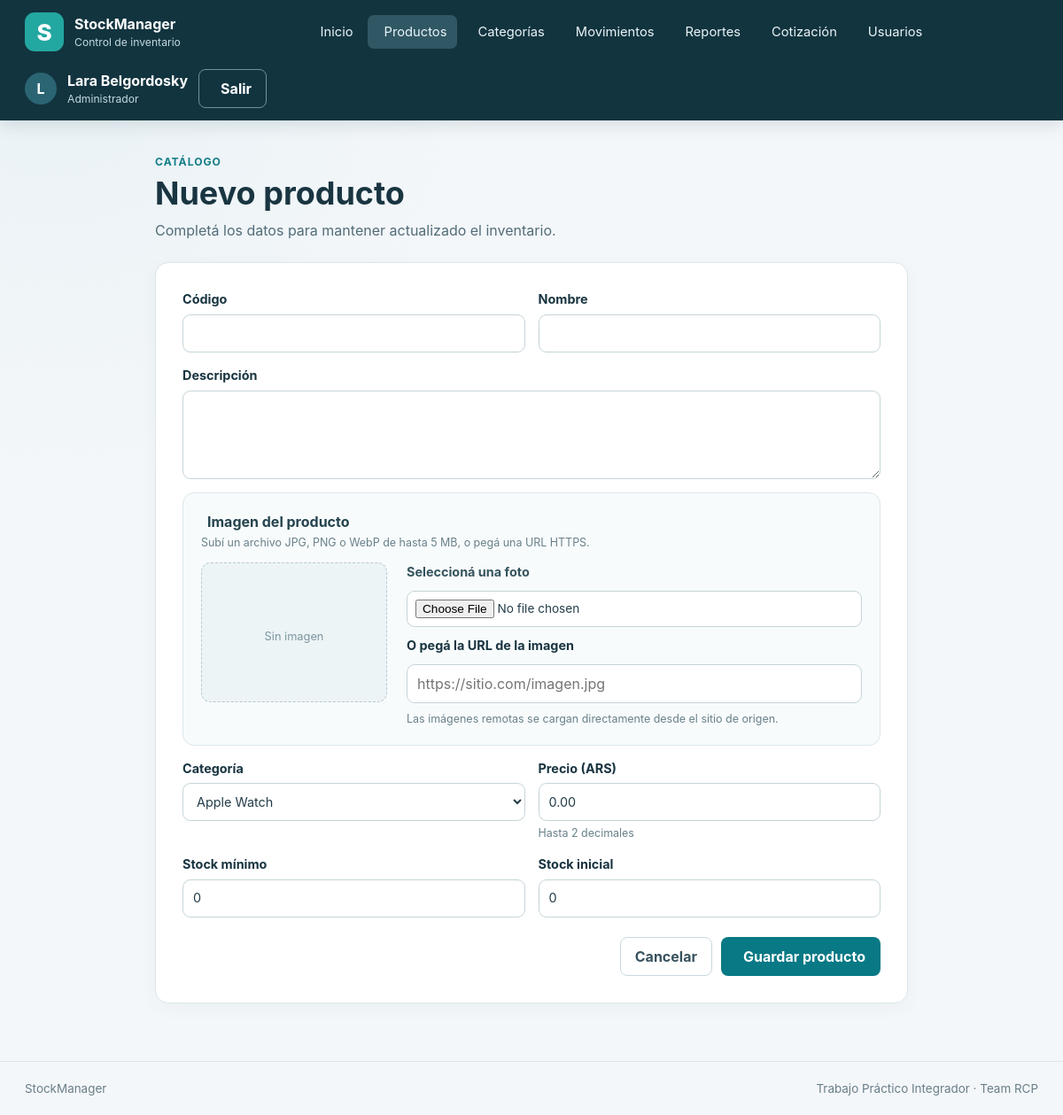
/productos/nuevo (signed in), run on the app's committed database.
### app/models.py (models this page shows)
class Usuario(db.Model):
    __tablename__ = "usuarios"
    __table_args__ = (
        db.Index(
            "idx_usuarios_correo_google",
            "correo_google",
            unique=True,
            sqlite_where=db.text("correo_google IS NOT NULL"),
        ),
        db.Index(
            "idx_usuarios_google_sub",
            "google_sub",
            unique=True,
            sqlite_where=db.text("google_sub IS NOT NULL"),
        ),
    )
    id = db.Column(db.Integer, primary_key=True)
    nombre = db.Column(db.Text, nullable=False)
    usuario = db.Column(db.Text, nullable=False, unique=True)
    password_hash = db.Column(db.Text, nullable=False)
    correo_google = db.Column(db.Text(collation="NOCASE"))
    google_sub = db.Column(db.Text)
    rol_id = db.Column(db.Integer, db.ForeignKey("roles.id", ondelete="RESTRICT"), nullable=False)
    activo = db.Column(db.Integer, nullable=False, default=1)
    creado_en = db.Column(db.Text, nullable=False, server_default=db.text("(strftime('%Y-%m-%dT%H:%M:%fZ', 'now'))"))
    rol = db.relationship("Rol")

class Rol(db.Model):
    __tablename__ = "roles"
    id = db.Column(db.Integer, primary_key=True)
    nombre = db.Column(db.Text, nullable=False, unique=True)
    descripcion = db.Column(db.Text, nullable=False)

### app/productos/routes.py (the view, shortened to what this page needs)
@bp.route("/nuevo", methods=["GET", "POST"])
@administrador_requerido
def nuevo():
    return render_template("productos/formulario.html", producto=None, categorias=_categorias())

### app/productos/routes.py (called while the page is built)
def _categorias():
    return db.session.scalars(select(Categoria).where(Categoria.activa == 1).order_by(Categoria.nombre)).all()

### app/security.py (called while the page is built)
def csrf_token() -> str:
    if "csrf_token" not in session:
        session["csrf_token"] = secrets.token_urlsafe(32)
    return session["csrf_token"]

def validar_csrf() -> None:
    if request.method in {"POST", "PUT", "PATCH", "DELETE"}:
        actual = session.get("csrf_token", "")
        recibido = request.form.get("csrf_token", "")
        if not actual or not recibido or not hmac.compare_digest(actual, recibido):
            abort(400, description="Token CSRF inválido. Volvé a cargar el formulario.")

def login_requerido(func):
    @wraps(func)
    def wrapper(*args, **kwargs):
        if g.usuario is None:
            return redirect(url_for("auth.login"))
        return func(*args, **kwargs)
    return wrapper

def administrador_requerido(func):
    @wraps(func)
    @login_requerido
    def wrapper(*args, **kwargs):
        if g.usuario.rol.nombre != "administrador":
            abort(403)
        return func(*args, **kwargs)
    return wrapper

### app/templates/productos/formulario.html (shortened to what this page needs)
{% extends 'base.html' %}
{% block contenido %}
<section class="form-page">
  <div class="page-heading">
    <div>
      <p class="eyebrow">Catálogo</p>
      <h1>{{ 'Editar' if producto else 'Nuevo' }} producto</h1>
      <p class="page-lead">Completá los datos para mantener actualizado el inventario.</p>
    </div>
  </div>
  <div class="panel form-panel">
    {% if not categorias %}
    <div class="empty-state">
      <p>Primero necesitás crear una <a class="text-link" href="{{ url_for('categorias.listar') }}">categoría
          activa</a>.</p>
    </div>
    {% else %}
    <form method="post" class="form-grid" enctype="multipart/form-data">
      <label>Código
        <input name="codigo" maxlength="40" value="{{ producto.codigo if producto else '' }}" required>
      </label>
      <label>Nombre
        <input name="nombre" maxlength="120" value="{{ producto.nombre if producto else '' }}" required>
      </label>
      <label class="field-span">Descripción
        <textarea name="descripcion" maxlength="500">{{ producto.descripcion or '' if producto else '' }}</textarea>
      </label>
      <div class="field-span image-upload-field">
        <div>
          <h2 class="form-section-title"> Imagen del producto</h2>
          <p class="field-hint">Subí un archivo JPG, PNG o WebP de hasta 5 MB, o pegá una URL HTTPS.</p>
        </div>
        <div class="image-upload-layout">
          <div class="image-preview" id="image-preview">
            {% if producto and producto.imagen %}
            <img src="{{ producto.imagen if producto.imagen.startswith('https://') else url_for('static', filename=producto.imagen) }}" alt="Imagen actual de {{ producto.nombre }}">
            {% else %}
            <span class="image-preview-placeholder"><span>Sin imagen</span></span>
            {% endif %}
          </div>
          <div class="image-upload-controls">
            <label for="product-image">Seleccioná una foto</label>
            <input id="product-image" type="file" name="imagen" accept="image/jpeg,image/png,image/webp">
            <label for="product-image-url">O pegá la URL de la imagen</label>
            <input id="product-image-url" type="url" name="imagen_url" maxlength="2048"
                   placeholder="https://sitio.com/imagen.jpg"
                   value="{{ producto.imagen if producto and producto.imagen and producto.imagen.startswith('https://') else '' }}">
            <span class="field-hint">Las imágenes remotas se cargan directamente desde el sitio de origen.</span>
          </div>
        </div>
      </div>
      <label>Categoría
        <select name="categoria_id" required>
          {% for c in categorias %}
          <option value="{{ c.id }}" {% if producto and producto.categoria_id==c.id %}selected{% endif %}>{{ c.nombre }}
          </option>
          {% endfor %}
        </select>
      </label>
      <label>Precio (ARS)
        <input name="precio" inputmode="decimal"
          value="{{ '%0.2f'|format(producto.precio_centavos / 100) if producto else '0.00' }}" required>
        <span class="field-hint">Hasta 2 decimales</span>
      </label>
      <label class="{{ 'field-span' if producto else '' }}">Stock mínimo
        <input type="number" name="stock_minimo" min="0" value="{{ producto.stock_minimo if producto else 0 }}"
          required>
      </label>
      {% if not producto %}
      <label>Stock inicial
        <input type="number" name="stock_inicial" min="0" value="0" required>
      </label>
      {% endif %}
      <div class="form-actions field-span">
        <a class="button button--quiet-dark" href="{{ url_for('productos.listar') }}">Cancelar</a>
        <button class="button button--primary" type="submit"> Guardar producto</button>
      </div>
    </form>
    {% endif %}
  </div>
</section>
{% endblock %}

### app/templates/base.html (shortened to what this page needs)
<!doctype html>
<html lang="es-AR">
<head>
  <link rel="stylesheet" href="{{ url_for('static', filename='css/styles.css') }}">
  <link rel="stylesheet" href="{{ url_for('static', filename='vendor/fontawesome/css/solid.min.css') }}">
  <link rel="stylesheet" href="{{ url_for('static', filename='vendor/sweetalert2/sweetalert2.min.css') }}">
</head>
<body>
  <header class="site-header">
    <div class="header-inner">
      <a class="brand" href="{{ url_for('main.inicio') }}" aria-label="StockManager, ir al inicio">
        <span class="brand-mark" aria-hidden="true">S</span>
        <span class="brand-copy">
          <strong>StockManager</strong>
          <small>Control de inventario</small>
        </span>
      </a>
      {% if g.usuario %}
      <nav class="main-nav" aria-label="Menú principal">
        <a href="{{ url_for('main.inicio') }}" ><span>Inicio</span></a>
        <a href="{{ url_for('productos.listar') }}" {% if request.endpoint and request.endpoint.startswith('productos.')
          %}aria-current="page" {% endif %}><span>Productos</span></a>
        <a href="{{ url_for('categorias.listar') }}" ><span>Categorías</span></a>
        <a href="{{ url_for('movimientos.listar') }}" ><span>Movimientos</span></a>
        <a href="{{ url_for('reportes.inicio') }}" ><span>Reportes</span></a>
        {% if g.usuario.rol.nombre == 'administrador' %}
        <a href="{{ url_for('cotizaciones.inicio') }}"><span>Cotización</span></a>
        <a href="{{ url_for('usuarios.listar') }}" ><span>Usuarios</span></a>
        {% endif %}
      </nav>
      <div class="user-menu">
        <span class="user-avatar" aria-hidden="true">{{ g.usuario.nombre[:1]|upper }}</span>
        <span class="user-details">
          <strong>{{ g.usuario.nombre }}</strong>
          <small>{{ g.usuario.rol.nombre|capitalize }}</small>
        </span>
        <form method="post" action="{{ url_for('auth.logout') }}">
          <button class="button button--quiet" type="submit"><span>Salir</span></button>
        </form>
      </div>
      {% endif %}
    </div>
  </header>
  <main class="page-shell">
    {% block contenido %}{% endblock %}
  </main>
  <footer class="site-footer">
    <span>StockManager</span>
    <span>Trabajo Práctico Integrador · Team RCP</span>
  </footer>
</body>
</html>

### data on the page
Usuario: usuario "L", usuario.nombre "Lara Belgordosky"
Rol: usuario.rol.nombre "Administrador"

### other printed values
{{ 'Editar' if producto else 'Nuevo' }} "Nuevo"
form field categoria_id "Apple Watch"
